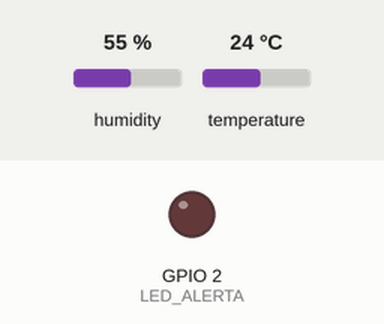
Bench run of a sketch on a simulated ESP32. On the bench: output pins drawn as LEDs (lit = HIGH). Inputs (shaded band) come from the test bench; at power-on: temperature 24 °C, humidity 55 %. WiFi joins after 1.5 s; servers stay silent unless stated; uploads are accepted with an empty reply; what the sketch prints to the serial monitor is not drawn.

Above: at 2.8 s.
2.9 s: temperature set to 29.7 °C
9.8 s: temperature set to 30.8 °C
At 10.9 s:
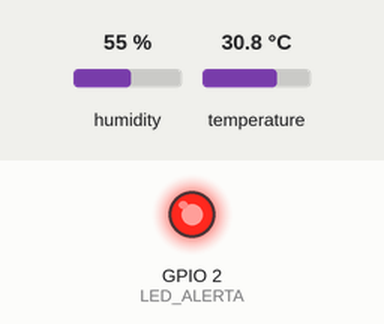
16.7 s: temperature set to 30.1 °C
26.2 s: temperature set to 29.2 °C
At 30.8 s:
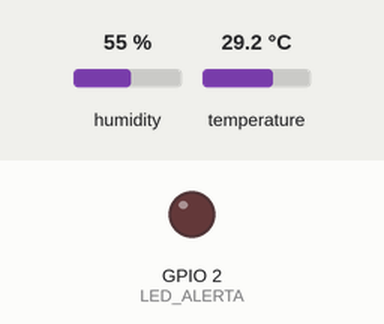
33.1 s: temperature set to 33 °C
At 35.9 s:
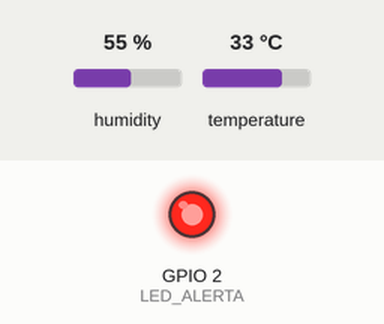
Timing chart, 0 to 37.4 s (numbered marks = the images above; inputs shaded):
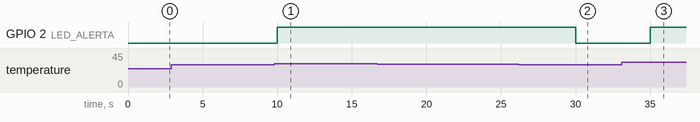

Measured:
- the behaviour switches between 30 and 30.1 °C on temperature (found by bisection; images 0 and 1)
- the behaviour switches between 29.7 and 29.6 °C on temperature (found by bisection; images 1 and 2)
- after the input at 2.9 s, every drawn part: stays the same
- after the input at 9.8 s, GPIO 2 (LED_ALERTA): LOW → HIGH after 0.21 s
- after the input at 16.7 s, every drawn part: stays the same
- after the input at 26.2 s, GPIO 2 (LED_ALERTA): HIGH → LOW after 3.8 s
- after the input at 33.1 s, GPIO 2 (LED_ALERTA): LOW → HIGH after 1.9 s

The sketch:

sketch.ino
```cpp
#include <WiFi.h>
#include <WiFiClientSecure.h>
#include <HTTPClient.h>
#include <DHT.h>

// Rede Wi-Fi do simulador Wokwi
const char* WIFI_SSID = "Wokwi-GUEST";
const char* WIFI_PASSWORD = "";

// Endpoint da API REST no Supabase
const char* API_URL = "https://tvpctlctyjzgdfzcxyus.supabase.co/functions/v1/telemetry";

// Identificacao do dispositivo e grandeza monitorada
const char* DEVICE_ID = "esp32-rack-ia-01";
const char* METRIC_NAME = "temperatura_rack_gpu";
const char* METRIC_UNIT = "°C";

// Pinos usados no ESP32
#define DHTPIN 15
#define DHTTYPE DHT22
#define LED_ALERTA 2

DHT dht(DHTPIN, DHTTYPE);
WiFiClientSecure clienteTLS;
HTTPClient https;

// Regras de coleta e alerta (> 30 °C)
const unsigned long INTERVALO_COLETA_MS = 5000;
const float LIMITE_ALERTA = 30.0;
const float TEMP_MIN = -40.0;
const float TEMP_MAX = 80.0;

// Buffer da media movel (ultimas 3 leituras)
const int TAMANHO_JANELA = 3;
float bufferTemp[TAMANHO_JANELA];
int indiceBuffer = 0;
int totalAmostras = 0;
unsigned long ultimaColeta = 0;

float calcularMediaMovel(float novaLeitura) {
  bufferTemp[indiceBuffer] = novaLeitura;
  indiceBuffer = (indiceBuffer + 1) % TAMANHO_JANELA;

  if (totalAmostras < TAMANHO_JANELA) {
    totalAmostras++;
  }

  float soma = 0.0;
  for (int i = 0; i < totalAmostras; i++) {
    soma += bufferTemp[i];
  }

  return soma / totalAmostras;
}

void conectarWiFi() {
  Serial.print("[WiFi] Conectando em ");
  Serial.println(WIFI_SSID);

  WiFi.disconnect(true);
  WiFi.mode(WIFI_STA);
  WiFi.begin(WIFI_SSID, WIFI_PASSWORD, 6);

  int tentativas = 0;
  while (WiFi.status() != WL_CONNECTED && tentativas < 30) {
    delay(400);
    Serial.print(".");
    tentativas++;
  }

  if (WiFi.status() == WL_CONNECTED) {
    Serial.println("\n[WiFi] Conectado! IP: " + WiFi.localIP().toString());
  } else {
    Serial.println("\n[WiFi] Falha ao conectar, tentando novamente no proximo ciclo.");
  }
}

void setup() {
  Serial.begin(115200);
  pinMode(LED_ALERTA, OUTPUT);
  digitalWrite(LED_ALERTA, LOW);

  dht.begin();
  clienteTLS.setInsecure();
  https.setReuse(true); // Reaproveita a conexao TLS entre envios

  Serial.println("Monitoramento Termico - Rack IA (esp32-rack-ia-01)");
  conectarWiFi();
}

void loop() {
  unsigned long agora = millis();
  if (agora - ultimaColeta < INTERVALO_COLETA_MS) {
    return;
  }
  ultimaColeta = agora;

  float tempBruta = dht.readTemperature();
  float umidade = dht.readHumidity();

  // Descarta leituras invalidas ou fora da faixa do sensor
  if (isnan(tempBruta) || isnan(umidade) || tempBruta < TEMP_MIN || tempBruta > TEMP_MAX) {
    Serial.println("[Erro] Falha ao ler o sensor DHT22.");
    return;
  }

  // Calcula media movel e verifica se passou do limite
  float tempMedia = calcularMediaMovel(tempBruta);
  bool alerta = (tempMedia > LIMITE_ALERTA);
  digitalWrite(LED_ALERTA, alerta ? HIGH : LOW);

  Serial.printf("Temp bruta: %.2f °C | Media: %.2f °C | Umidade: %.1f%% | Status: %s\n",
                tempBruta, tempMedia, umidade, alerta ? "ALERTA (> 30 °C)" : "NORMAL");

  if (WiFi.status() != WL_CONNECTED) {
    conectarWiFi();
  }

  char payload[320];
  snprintf(
    payload,
    sizeof(payload),
    "{\"device_id\":\"%s\",\"metric\":\"%s\",\"value\":%.2f,\"raw_value\":%.2f,\"humidity\":%.1f,\"unit\":\"%s\",\"threshold\":%.2f,\"alert\":%s}",
    DEVICE_ID,
    METRIC_NAME,
    tempMedia,
    tempBruta,
    umidade,
    METRIC_UNIT,
    LIMITE_ALERTA,
    alerta ? "true" : "false"
  );

  if (https.begin(clienteTLS, API_URL)) {
    https.setTimeout(8000);
    https.addHeader("Content-Type", "application/json");
    https.addHeader("Connection", "keep-alive");

    int codigoHttp = https.POST(payload);

    // Se a conexao antiga cair no gateway, abre uma nova uma vez
    if (codigoHttp < 0) {
      https.end();
      clienteTLS.stop();
      clienteTLS.setInsecure();
      if (https.begin(clienteTLS, API_URL)) {
        https.addHeader("Content-Type", "application/json");
        codigoHttp = https.POST(payload);
      }
    }

    if (codigoHttp > 0) {
      Serial.printf("[API] HTTP %d -> %s\n", codigoHttp, https.getString().c_str());
    } else {
      Serial.printf("[API] Erro no envio HTTPS (%d): %s\n",
                    codigoHttp, https.errorToString(codigoHttp).c_str());
    }

    https.end();
  }
}
```
